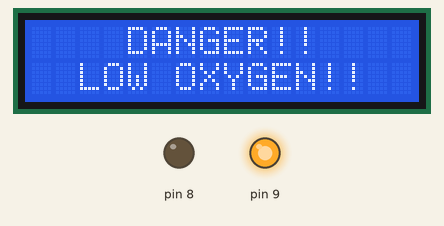
Simulated run of this sketch. Board: Arduino Uno, built with avr-gcc and run on an emulated ATmega328P. Parts: 16×2 character LCD, output pins drawn as LEDs (lit = HIGH).

Above: at 0.1 s.
At 1.6 s:
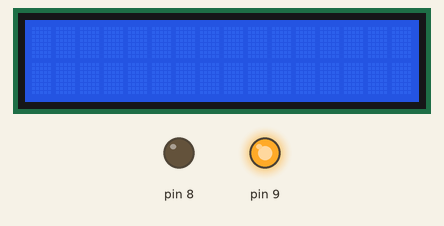
At 3.1 s:
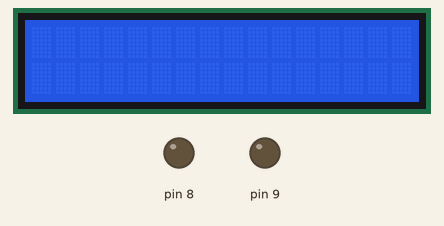
Timing chart, 0 to 130.0 s (numbered marks = the images above):
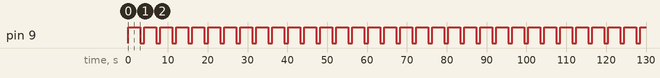

The sketch:

LCD_test.ino
```cpp
#include <LiquidCrystal.h>

int cont =120;
LiquidCrystal lcd = LiquidCrystal(2, 3, 4, 5, 6, 7);
void setup() {
  pinMode(9, OUTPUT);
  analogWrite(8,cont);
  lcd.begin(16, 2);
}
void loop() {
  int i = 0;
  digitalWrite(9, 1);
  while(i < 3){
    lcd.setCursor(4, 0);
  	lcd.print("DANGER!!");
  	lcd.setCursor(2, 1);
  	lcd.print("LOW OXYGEN!!");
  	delay(500);
  	lcd.clear();
  	delay(500);
    i += 1;
  }
  digitalWrite(9, 0);
  delay(1000);
}
```

Measured:
- by itself, pin 9: alternates HIGH for 3.0 s and LOW for 1.0 s
- by itself, everything shown: repeats every 4.0 s, in 7 steps
- what the display in image 1 shows lasts 0.5 s, from 1.6 s to 2.1 s
